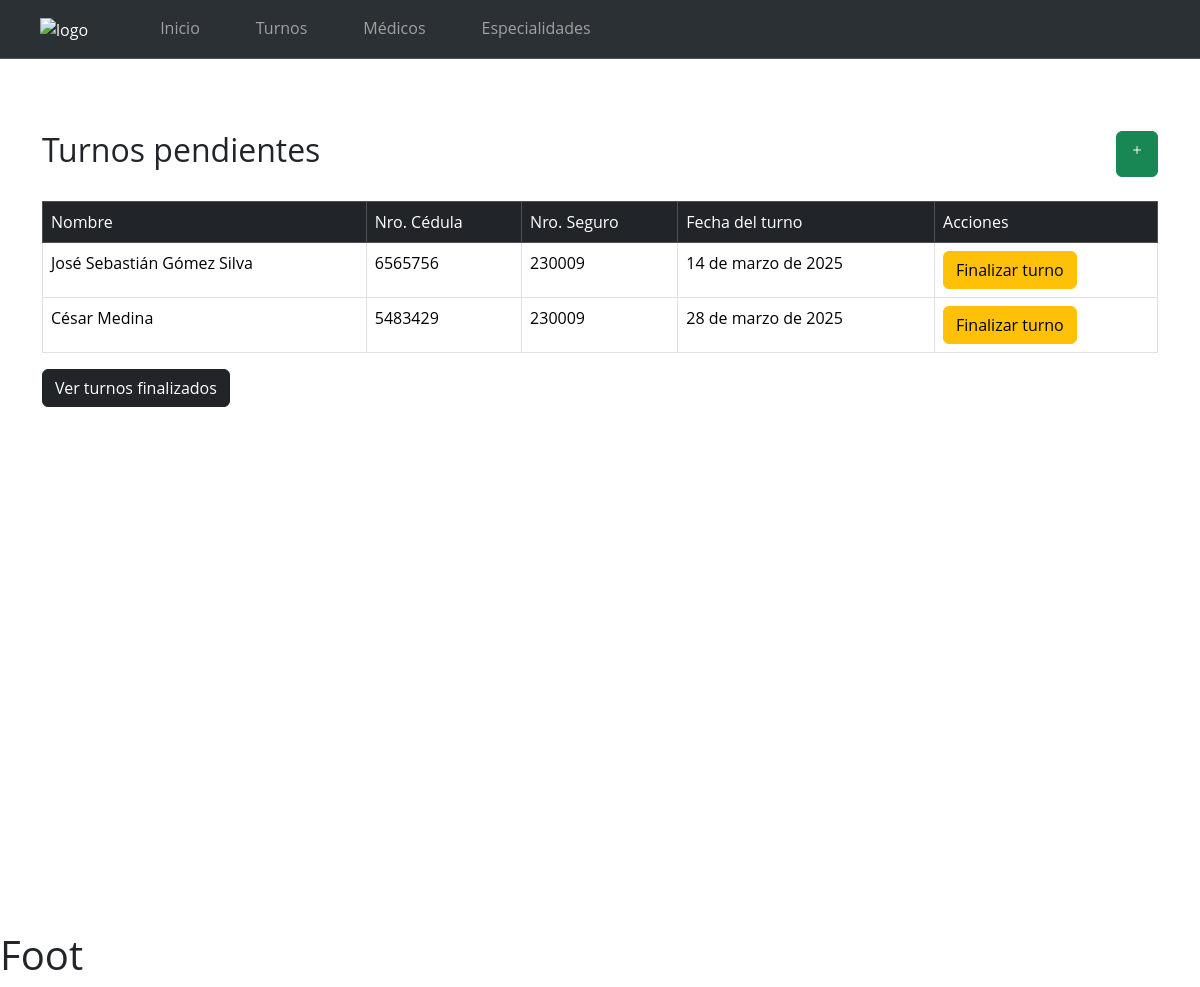
/turnos/turnos/, run on an earlier commit of the app's database.
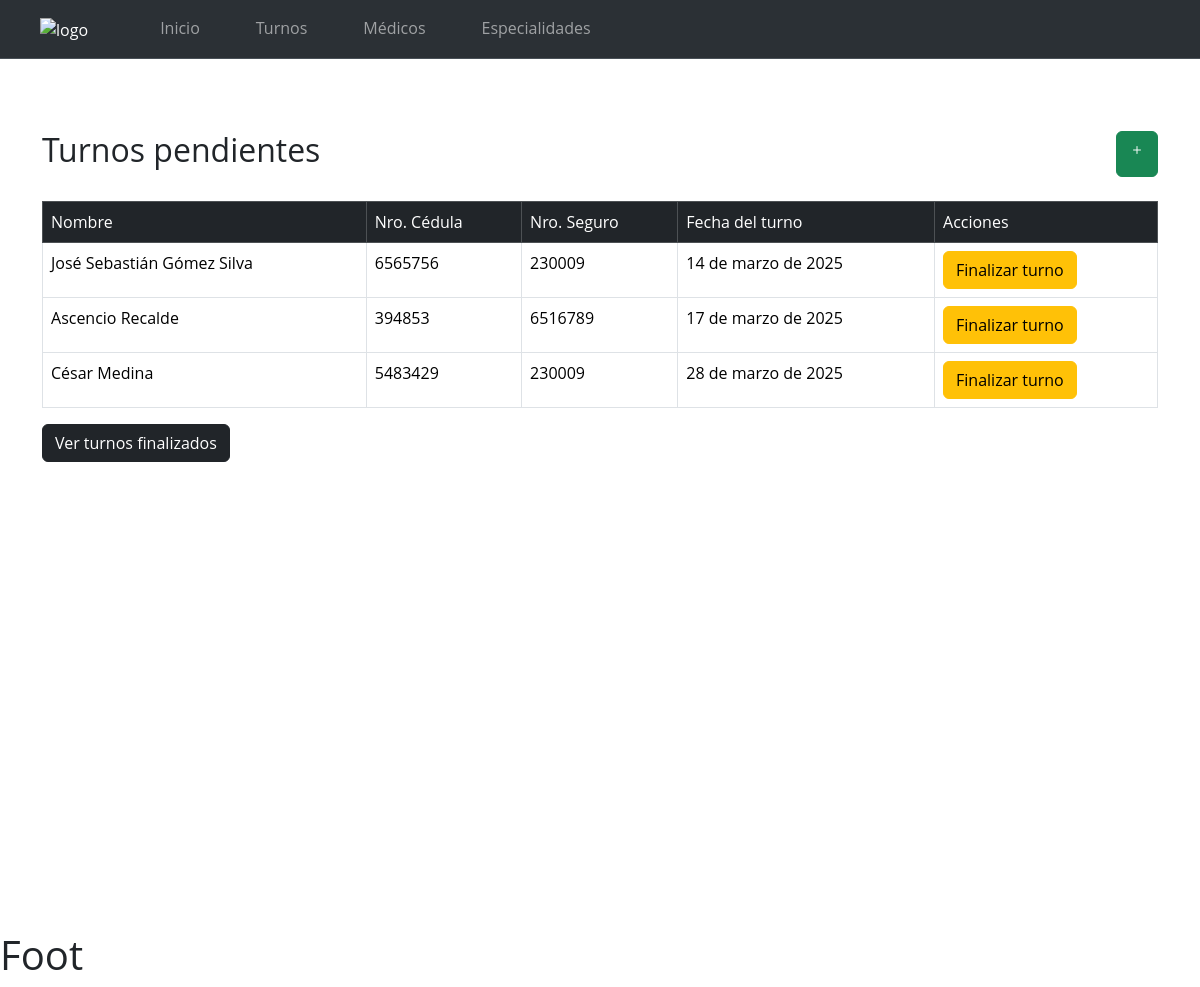
And on a later commit of the database.
### turnosApp/models.py (models this page shows, shortened)
class Turno(models.Model):
    nombre = models.CharField(max_length=100, null=False)
    ci = models.CharField(max_length=20, null=False)
    sexo = models.ForeignKey(Sexo, on_delete=models.CASCADE)
    nro_seguro = models.CharField(max_length=20, null=False)
    nro_telefono = models.CharField(max_length=20, null=True)
    ciudad = models.CharField(max_length=50, null=True)
    fecha_registro = models.DateTimeField(default=now, null=False)
    fecha_turno = models.DateField( null=False)
    status = models.IntegerField(null=False, default=0)
    medico = models.ForeignKey(Medico, on_delete=models.CASCADE)

### turnosApp/views.py (the view)
# urls.py: path('turnos/', views.turnosPendientesView, name='turnosList'),
def turnosPendientesView(request):
    turnosList = Turno.objects.all().filter(status=0).order_by('fecha_turno')
    return render(request, 'turnosPendientes.html', {'turnos': turnosList})

### templates/turnosPendientes.html (shortened to what this page needs)
{% extends 'base.html' %}
{% block Body %}
    <div class="container mt-5" id="container-list">
        <div class="d-flex justify-content-between">
            <h2>Turnos pendientes</h2>
            <a class="btn btn-success" href="{% url 'nuevoTurno' %}">
                <i class="bi bi-plus"></i>
            </a>
        </div>
        <br>
        <table class="table table-bordered" >
            <thead class="table-dark">
                <tr>
                    <td>Nombre</td>
                    <td>Nro. Cédula</td>
                    <td>Nro. Seguro</td>
                    <td>Fecha del turno</td>
                    <td>Acciones</td>
                </tr>
            </thead>
            <tbody>
                {% for turno in turnos %}
                    <tr>
                        <td>{{ turno.nombre }}</td>
                        <td>{{ turno.ci }}</td>
                        <td>{{ turno.nro_seguro }}</td>
                        <td>{{ turno.fecha_turno }}</td>
                        <td>
                            <a class="btn btn-warning"
                               href="{% url 'finalizarTurno' turno.id %}"
                               onclick=" return confirm('¿Estás seguro de que quieres finalizar este turno?');"
                            >
                                Finalizar turno
                            </a>
                        </td>
                    </tr>
                {% endfor %}
            </tbody>
        </table>
        <a class="btn btn-dark" href="{% url 'turnosFinalizados' %}">Ver turnos finalizados</a>
    </div>
{% endblock %}

What changed in the data, as far as the page shows it:
added Turno: nombre "Ascencio Recalde", ci "394853", nro_seguro "6516789", fecha_turno "17 de marzo de 2025"
